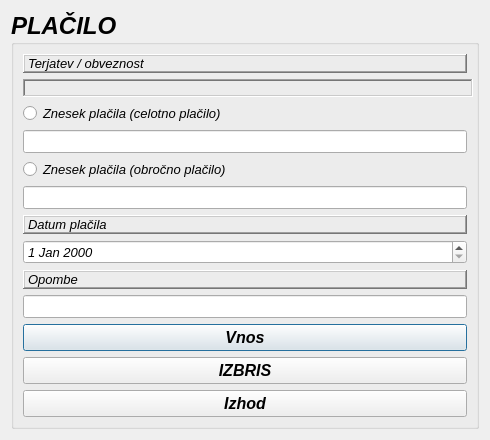
<?xml version="1.0" encoding="UTF-8"?>
<ui version="4.0">
 <class>PlaciloRacuna</class>
 <widget class="QDialog" name="PlaciloRacuna">
  <property name="geometry">
   <rect>
    <x>0</x>
    <y>0</y>
    <width>490</width>
    <height>440</height>
   </rect>
  </property>
  <property name="minimumSize">
   <size>
    <width>490</width>
    <height>440</height>
   </size>
  </property>
  <property name="maximumSize">
   <size>
    <width>490</width>
    <height>440</height>
   </size>
  </property>
  <property name="font">
   <font>
    <family>MS Sans Serif</family>
    <pointsize>10</pointsize>
    <italic>true</italic>
   </font>
  </property>
  <property name="windowTitle">
   <string>Dialog</string>
  </property>
  <layout class="QGridLayout" name="gridLayout">
   <item row="0" column="0">
    <widget class="QGroupBox" name="groupBox">
     <property name="font">
      <font>
       <pointsize>18</pointsize>
       <weight>75</weight>
       <bold>true</bold>
      </font>
     </property>
     <property name="title">
      <string>PLAČILO</string>
     </property>
     <property name="flat">
      <bool>true</bool>
     </property>
     <layout class="QVBoxLayout" name="verticalLayout">
      <item>
       <widget class="QLabel" name="label_5">
        <property name="font">
         <font>
          <pointsize>10</pointsize>
          <weight>50</weight>
          <bold>false</bold>
         </font>
        </property>
        <property name="frameShape">
         <enum>QFrame::WinPanel</enum>
        </property>
        <property name="frameShadow">
         <enum>QFrame::Raised</enum>
        </property>
        <property name="text">
         <string>Terjatev / obveznost</string>
        </property>
       </widget>
      </item>
      <item>
       <widget class="QLabel" name="label_terObv">
        <property name="minimumSize">
         <size>
          <width>450</width>
          <height>16</height>
         </size>
        </property>
        <property name="font">
         <font>
          <pointsize>10</pointsize>
         </font>
        </property>
        <property name="frameShape">
         <enum>QFrame::WinPanel</enum>
        </property>
        <property name="frameShadow">
         <enum>QFrame::Sunken</enum>
        </property>
        <property name="text">
         <string/>
        </property>
       </widget>
      </item>
      <item>
       <widget class="QRadioButton" name="radioButton_placiloSkupaj">
        <property name="font">
         <font>
          <pointsize>10</pointsize>
          <weight>50</weight>
          <bold>false</bold>
         </font>
        </property>
        <property name="text">
         <string>Znesek plačila (celotno plačilo)</string>
        </property>
       </widget>
      </item>
      <item>
       <widget class="QLineEdit" name="lineEdit">
        <property name="font">
         <font>
          <family>MS Sans Serif</family>
          <pointsize>10</pointsize>
          <weight>50</weight>
          <italic>true</italic>
          <bold>false</bold>
         </font>
        </property>
       </widget>
      </item>
      <item>
       <widget class="QRadioButton" name="radioButton_placiloEnkratno">
        <property name="font">
         <font>
          <pointsize>10</pointsize>
          <weight>50</weight>
          <bold>false</bold>
         </font>
        </property>
        <property name="text">
         <string>Znesek plačila (obročno plačilo)</string>
        </property>
       </widget>
      </item>
      <item>
       <widget class="QLineEdit" name="lineEdit_TrenutnoPlacilo">
        <property name="font">
         <font>
          <pointsize>10</pointsize>
          <weight>50</weight>
          <bold>false</bold>
         </font>
        </property>
       </widget>
      </item>
      <item>
       <widget class="QLabel" name="label_3">
        <property name="font">
         <font>
          <family>MS Sans Serif</family>
          <pointsize>10</pointsize>
          <weight>50</weight>
          <italic>true</italic>
          <bold>false</bold>
         </font>
        </property>
        <property name="frameShape">
         <enum>QFrame::WinPanel</enum>
        </property>
        <property name="frameShadow">
         <enum>QFrame::Raised</enum>
        </property>
        <property name="text">
         <string>Datum plačila</string>
        </property>
        <property name="buddy">
         <cstring>dateEdit</cstring>
        </property>
       </widget>
      </item>
      <item>
       <widget class="QDateEdit" name="dateEdit">
        <property name="font">
         <font>
          <family>MS Sans Serif</family>
          <pointsize>10</pointsize>
          <weight>50</weight>
          <italic>true</italic>
          <bold>false</bold>
         </font>
        </property>
       </widget>
      </item>
      <item>
       <widget class="QLabel" name="label_4">
        <property name="font">
         <font>
          <family>MS Sans Serif</family>
          <pointsize>10</pointsize>
          <weight>50</weight>
          <italic>true</italic>
          <bold>false</bold>
         </font>
        </property>
        <property name="frameShape">
         <enum>QFrame::WinPanel</enum>
        </property>
        <property name="frameShadow">
         <enum>QFrame::Raised</enum>
        </property>
        <property name="text">
         <string>Opombe</string>
        </property>
        <property name="buddy">
         <cstring>lineEdit_opombe</cstring>
        </property>
       </widget>
      </item>
      <item>
       <widget class="QLineEdit" name="lineEdit_opombe">
        <property name="font">
         <font>
          <family>MS Sans Serif</family>
          <pointsize>10</pointsize>
          <weight>50</weight>
          <italic>true</italic>
          <bold>false</bold>
         </font>
        </property>
       </widget>
      </item>
      <item>
       <widget class="QPushButton" name="pushButton">
        <property name="font">
         <font>
          <family>MS Sans Serif</family>
          <pointsize>12</pointsize>
          <weight>75</weight>
          <italic>true</italic>
          <bold>true</bold>
         </font>
        </property>
        <property name="text">
         <string>Vnos</string>
        </property>
       </widget>
      </item>
      <item>
       <widget class="QPushButton" name="pushButton_izbris">
        <property name="font">
         <font>
          <pointsize>12</pointsize>
          <weight>75</weight>
          <bold>true</bold>
         </font>
        </property>
        <property name="text">
         <string>IZBRIS</string>
        </property>
       </widget>
      </item>
      <item>
       <widget class="QPushButton" name="pushButton_2">
        <property name="font">
         <font>
          <pointsize>12</pointsize>
          <weight>75</weight>
          <bold>true</bold>
         </font>
        </property>
        <property name="text">
         <string>Izhod</string>
        </property>
       </widget>
      </item>
     </layout>
    </widget>
   </item>
  </layout>
 </widget>
 <tabstops>
  <tabstop>lineEdit</tabstop>
  <tabstop>dateEdit</tabstop>
  <tabstop>lineEdit_opombe</tabstop>
  <tabstop>pushButton</tabstop>
 </tabstops>
 <resources/>
 <connections/>
</ui>
